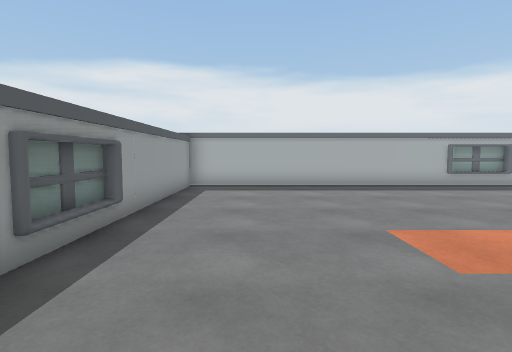
View 1 (above)

16 first-person views from a walk through a Unity game level. The camera is 1.2 m above the floor, tilts 4° down and sees 80° across. The floor is counted in squares, 1 m on a side. Each view is taken from the middle of a square. On the plan, view 1 faces up. The plan holds only what a view shows up to about 13 squares ahead; the rest is blank. The place goes on beyond the plan. The player character is not drawn. Door leaves are left out, so doorways stand open.

View 2
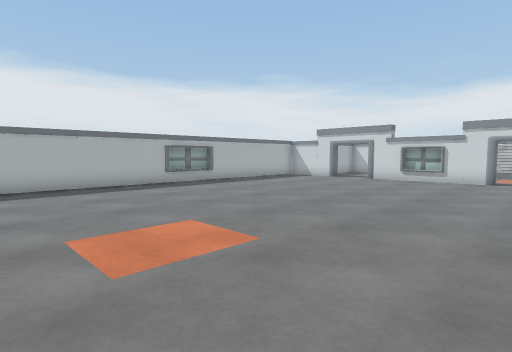

View 3
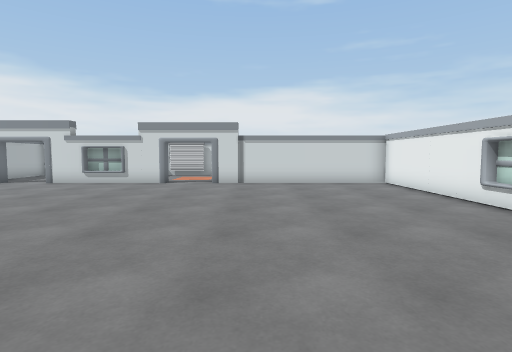

View 4
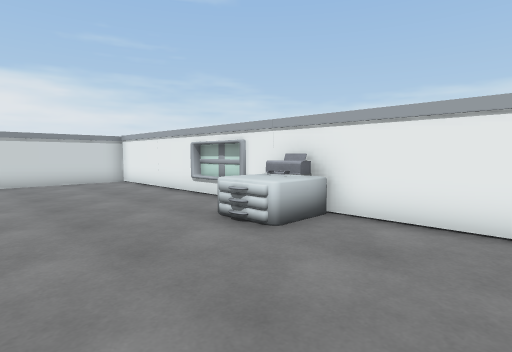

View 5
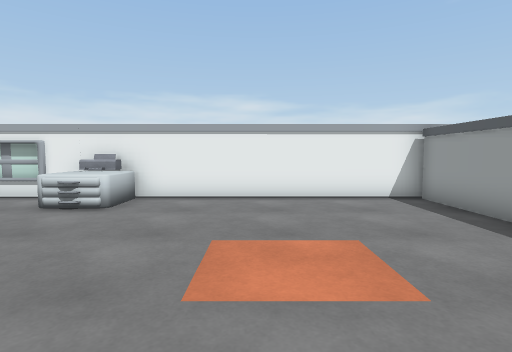

View 6
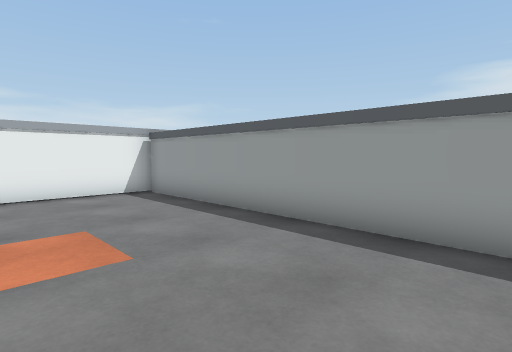

View 7
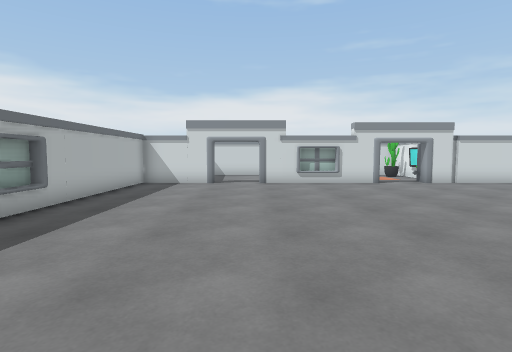

View 8
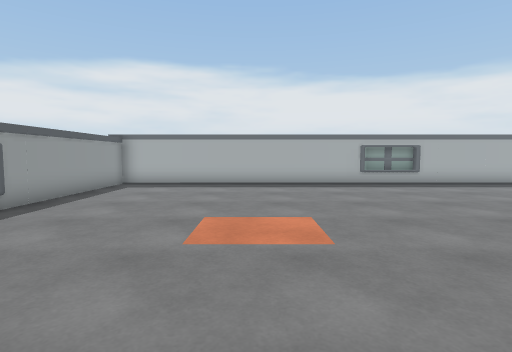

View 9
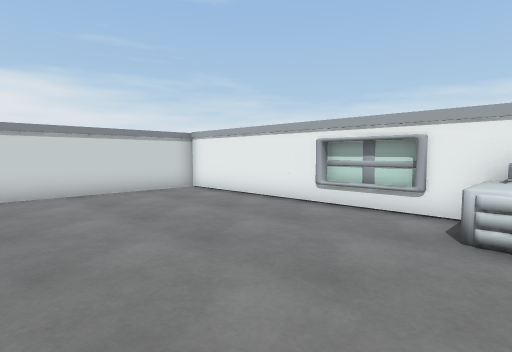

View 10
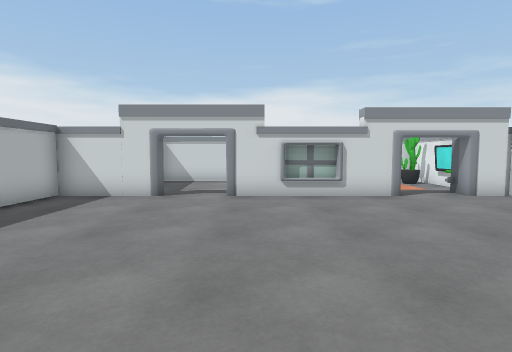

View 11
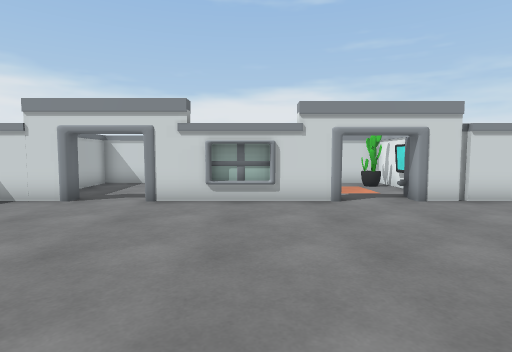

View 12
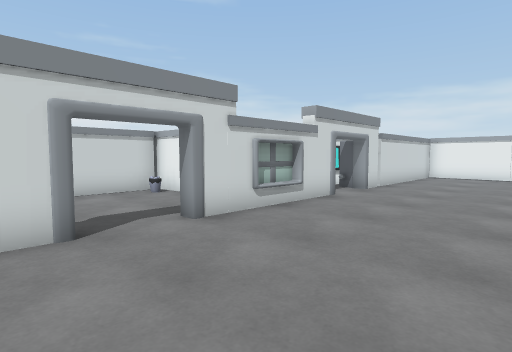

View 13
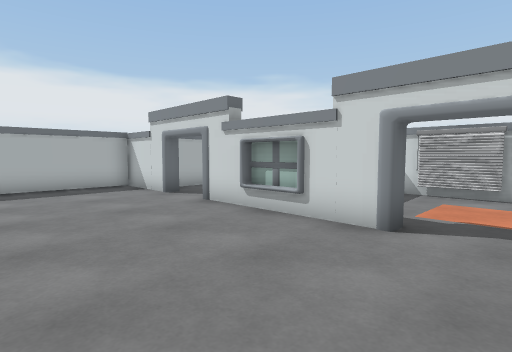

View 14
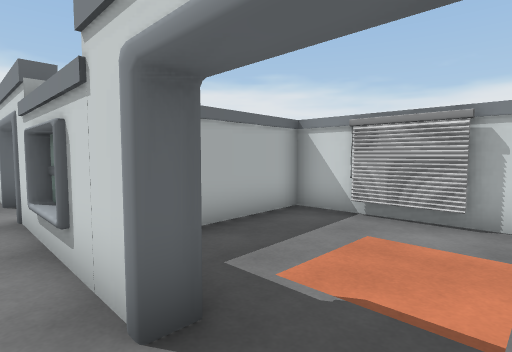

View 15
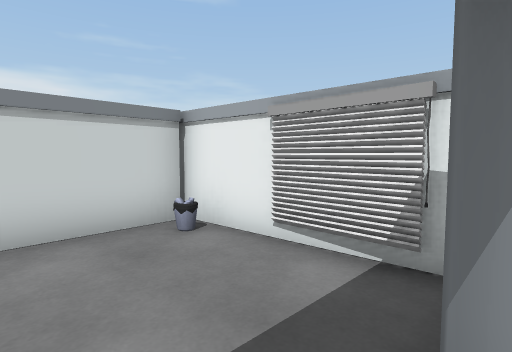

View 16
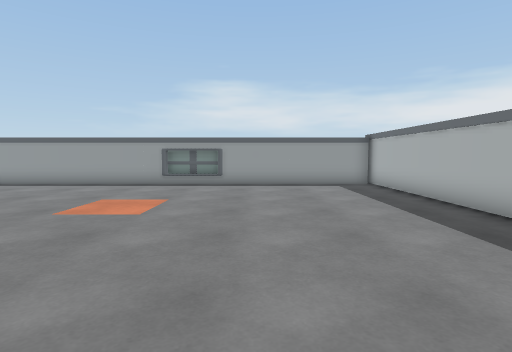

### Floor plan
Ten units are one square. View 1 is at (0, 0); x grows to the right and y downward. Boxes are objects, and circles mark ways between rooms. Rooms are numbered by the first view taken in them; rooms with no view inside come last. Other rooms are left out.
<svg viewBox="-34 -124 252 205">
<path fill="none" stroke="#000" d="M-27 -42 -27 -32M-27 -55 -27 -45M158 -18 158 -69M80 76 101 76M160 -37 160 -44M160 -45 160 -52M97 -119 76 -119M158 -88 158 -117 -29 -117M-25 -116 -25 75 158 74 158 1M162 -88 158 -88M158 -69 162 -69M210 -50 208 -103 169 -101M169 -48 189 -48M167 -46 213 -49M163 -18 158 -18M162 2 169 3M173 12 210 12 208 -44 179 -42M158 1 162 1M207 -10 207 -30"/>
<rect x="45" y="55" width="30" height="20" fill="#bbb"><title>printer</title></rect>
<rect x="195" y="-5" width="10" height="10" fill="#bbb"><title>other object</title></rect>
<circle cx="150" cy="-80" r="3" fill="#2a7"/>
<circle cx="165" cy="-65" r="3" fill="#2a7"/>
<circle cx="160" cy="-10" r="3" fill="#2a7"/>
<text x="60" y="-20">1</text>
<text x="190" y="-80">2</text>
<text x="180" y="-10">3</text>
</svg>
Room 1 opens to room 2. Room 1 opens to room 3.

Where each view was taken, in squares from view 1:
view 1: 0 up, 0 right, facing up
view 2: 0 up, 1 right, facing up-right
view 3: 2 down, 3 right, facing right
view 4: 2 down, 2 right, facing down-right
view 5: 1 up, 2 right, facing down
view 6: 2 up, 2 right, facing down-left
view 7: 7 up, 3 right, facing right
view 8: 1 down, 3 right, facing up
view 9: 1 down, 6 right, facing down-right
view 10: 6 up, 7 right, facing right
view 11: 4 up, 8 right, facing right
view 12: 10 up, 11 right, facing down-right
view 13: 0 up, 11 right, facing up-right
view 14: 0 up, 15 right, facing up-right
view 15: 8 up, 16 right, facing down-right
view 16: 7 up, 10 right, facing left
